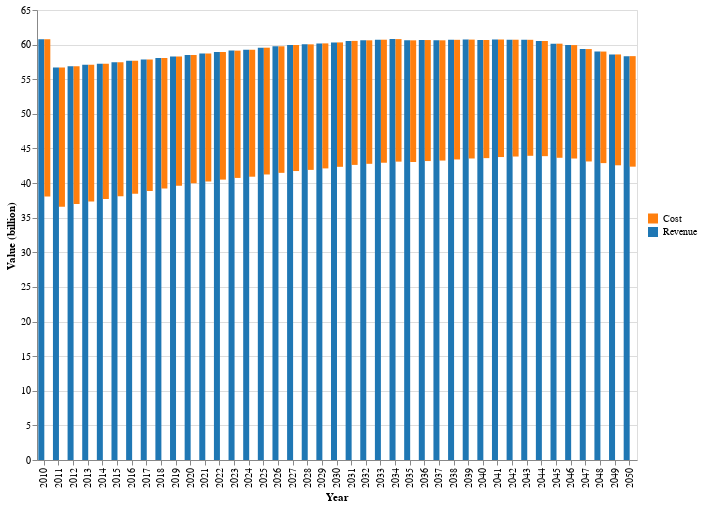

The notebook cell this image was saved under:
### Code cell
# HIDE CODE
get_profit_plot(revenue_df,cost_df)

### Figure 1 — Vega-Lite specification as saved in the notebook (floating-point values rounded to 4 significant figures)
{"config": {"view": {"continuousWidth": 300, "continuousHeight": 300}}, "layer": [{"mark": {"type": "bar", "size": 6, "xOffset": -3}, "encoding": {"color": {"field": "rev_color", "legend": {"direction": "vertical", "legendX": 610, "legendY": 216.0, "orient": "none", "title": null, "titleAnchor": "start"}, "scale": {"range": ["#1f77b4"]}, "type": "nominal"}, "x": {"field": "year", "title": "Year", "type": "ordinal"}, "y": {"field": "Revenue (billion)", "title": "Value (billion)", "type": "quantitative"}}}, {"mark": {"type": "bar", "color": "#ff7f0e", "size": 6, "xOffset": 3}, "encoding": {"color": {"field": "cost_color", "legend": {"direction": "vertical", "legendX": 610, "legendY": 202.5, "orient": "none", "title": null, "titleAnchor": "start"}, "scale": {"range": ["#ff7f0e"]}, "type": "nominal"}, "x": {"field": "year", "title": "Year", "type": "ordinal"}, "y": {"field": "Revenue (billion)", "type": "quantitative"}, "y2": {"field": "Profit (billion)"}}}], "data": {"name": "data-a4a57c8495d4ac6db6059fb518be5ee8"}, "height": 450, "resolve": {"scale": {"color": "independent"}}, "width": 600, "$schema": "https://vega.github.io/schema/vega-lite/v5.15.1.json", "datasets": {"data-a4a57c8495d4ac6db6059fb518be5ee8": [{"year": 2010, "Revenue (billion)": 60.78, "Cost (billion)": -22.7, "Profit (billion)": 38.07, "rev_color": "Revenue", "cost_color": "Cost"}, {"year": 2011, "Revenue (billion)": 56.68, "Cost (billion)": -20.09, "Profit (billion)": 36.59, "rev_color": "Revenue", "cost_color": "Cost"}, {"year": 2012, "Revenue (billion)": 56.88, "Cost (billion)": -19.91, "Profit (billion)": 36.97, "rev_color": "Revenue", "cost_color": "Cost"}, {"year": 2013, "Revenue (billion)": 57.07, "Cost (billion)": -19.73, "Profit (billion)": 37.34, "rev_color": "Revenue", "cost_color": "Cost"}, {"year": 2014, "Revenue (billion)": 57.25, "Cost (billion)": -19.55, "Profit (billion)": 37.7, "rev_color": "Revenue", "cost_color": "Cost"}, {"year": 2015, "Revenue (billion)": 57.45, "Cost (billion)": -19.37, "Profit (billion)": 38.08, "rev_color": "Revenue", "cost_color": "Cost"}, {"year": 2016, "Revenue (billion)": 57.65, "Cost (billion)": -19.19, "Profit (billion)": 38.47, "rev_color": "Revenue", "cost_color": "Cost"}, {"year": 2017, "Revenue (billion)": 57.86, "Cost (billion)": -19.01, "Profit (billion)": 38.84, "rev_color": "Revenue", "cost_color": "Cost"}, {"year": 2018, "Revenue (billion)": 58.07, "Cost (billion)": -18.86, "Profit (billion)": 39.21, "rev_color": "Revenue", "cost_color": "Cost"}, {"year": 2019, "Revenue (billion)": 58.29, "Cost (billion)": -18.69, "Profit (billion)": 39.6, "rev_color": "Revenue", "cost_color": "Cost"}, {"year": 2020, "Revenue (billion)": 58.52, "Cost (billion)": -18.54, "Profit (billion)": 39.98, "rev_color": "Revenue", "cost_color": "Cost"}, {"year": 2021, "Revenue (billion)": 58.73, "Cost (billion)": -18.49, "Profit (billion)": 40.24, "rev_color": "Revenue", "cost_color": "Cost"}, {"year": 2022, "Revenue (billion)": 58.93, "Cost (billion)": -18.43, "Profit (billion)": 40.5, "rev_color": "Revenue", "cost_color": "Cost"}, {"year": 2023, "Revenue (billion)": 59.13, "Cost (billion)": -18.39, "Profit (billion)": 40.74, "rev_color": "Revenue", "cost_color": "Cost"}, {"year": 2024, "Revenue (billion)": 59.26, "Cost (billion)": -18.34, "Profit (billion)": 40.92, "rev_color": "Revenue", "cost_color": "Cost"}, {"year": 2025, "Revenue (billion)": 59.56, "Cost (billion)": -18.32, "Profit (billion)": 41.24, "rev_color": "Revenue", "cost_color": "Cost"}, {"year": 2026, "Revenue (billion)": 59.76, "Cost (billion)": -18.28, "Profit (billion)": 41.48, "rev_color": "Revenue", "cost_color": "Cost"}, {"year": 2027, "Revenue (billion)": 59.95, "Cost (billion)": -18.21, "Profit (billion)": 41.74, "rev_color": "Revenue", "cost_color": "Cost"}, {"year": 2028, "Revenue (billion)": 60.04, "Cost (billion)": -18.13, "Profit (billion)": 41.9, "rev_color": "Revenue", "cost_color": "Cost"}, {"year": 2029, "Revenue (billion)": 60.18, "Cost (billion)": -18.06, "Profit (billion)": 42.12, "rev_color": "Revenue", "cost_color": "Cost"}, {"year": 2030, "Revenue (billion)": 60.32, "Cost (billion)": -17.97, "Profit (billion)": 42.35, "rev_color": "Revenue", "cost_color": "Cost"}, {"year": 2031, "Revenue (billion)": 60.54, "Cost (billion)": -17.91, "Profit (billion)": 42.62, "rev_color": "Revenue", "cost_color": "Cost"}, {"year": 2032, "Revenue (billion)": 60.62, "Cost (billion)": -17.84, "Profit (billion)": 42.78, "rev_color": "Revenue", "cost_color": "Cost"}, {"year": 2033, "Revenue (billion)": 60.71, "Cost (billion)": -17.77, "Profit (billion)": 42.94, "rev_color": "Revenue", "cost_color": "Cost"}, {"year": 2034, "Revenue (billion)": 60.79, "Cost (billion)": -17.7, "Profit (billion)": 43.1, "rev_color": "Revenue", "cost_color": "Cost"}, {"year": 2035, "Revenue (billion)": 60.62, "Cost (billion)": -17.57, "Profit (billion)": 43.05, "rev_color": "Revenue", "cost_color": "Cost"}, {"year": 2036, "Revenue (billion)": 60.66, "Cost (billion)": -17.48, "Profit (billion)": 43.18, "rev_color": "Revenue", "cost_color": "Cost"}, {"year": 2037, "Revenue (billion)": 60.62, "Cost (billion)": -17.37, "Profit (billion)": 43.25, "rev_color": "Revenue", "cost_color": "Cost"}, {"year": 2038, "Revenue (billion)": 60.69, "Cost (billion)": -17.28, "Profit (billion)": 43.41, "rev_color": "Revenue", "cost_color": "Cost"}, {"year": 2039, "Revenue (billion)": 60.72, "Cost (billion)": -17.17, "Profit (billion)": 43.55, "rev_color": "Revenue", "cost_color": "Cost"}, {"year": 2040, "Revenue (billion)": 60.67, "Cost (billion)": -17.06, "Profit (billion)": 43.6, "rev_color": "Revenue", "cost_color": "Cost"}, {"year": 2041, "Revenue (billion)": 60.74, "Cost (billion)": -16.98, "Profit (billion)": 43.76, "rev_color": "Revenue", "cost_color": "Cost"}, {"year": 2042, "Revenue (billion)": 60.71, "Cost (billion)": -16.87, "Profit (billion)": 43.83, "rev_color": "Revenue", "cost_color": "Cost"}, {"year": 2043, "Revenue (billion)": 60.69, "Cost (billion)": -16.75, "Profit (billion)": 43.94, "rev_color": "Revenue", "cost_color": "Cost"}, {"year": 2044, "Revenue (billion)": 60.53, "Cost (billion)": -16.64, "Profit (billion)": 43.89, "rev_color": "Revenue", "cost_color": "Cost"}, {"year": 2045, "Revenue (billion)": 60.14, "Cost (billion)": -16.48, "Profit (billion)": 43.65, "rev_color": "Revenue", "cost_color": "Cost"}, {"year": 2046, "Revenue (billion)": 59.93, "Cost (billion)": -16.38, "Profit (billion)": 43.55, "rev_color": "Revenue", "cost_color": "Cost"}, {"year": 2047, "Revenue (billion)": 59.36, "Cost (billion)": -16.24, "Profit (billion)": 43.12, "rev_color": "Revenue", "cost_color": "Cost"}, {"year": 2048, "Revenue (billion)": 59.0, "Cost (billion)": -16.11, "Profit (billion)": 42.88, "rev_color": "Revenue", "cost_color": "Cost"}, {"year": 2049, "Revenue (billion)": 58.58, "Cost (billion)": -16.01, "Profit (billion)": 42.57, "rev_color": "Revenue", "cost_color": "Cost"}, {"year": 2050, "Revenue (billion)": 58.34, "Cost (billion)": -15.96, "Profit (billion)": 42.37, "rev_color": "Revenue", "cost_color": "Cost"}]}}
